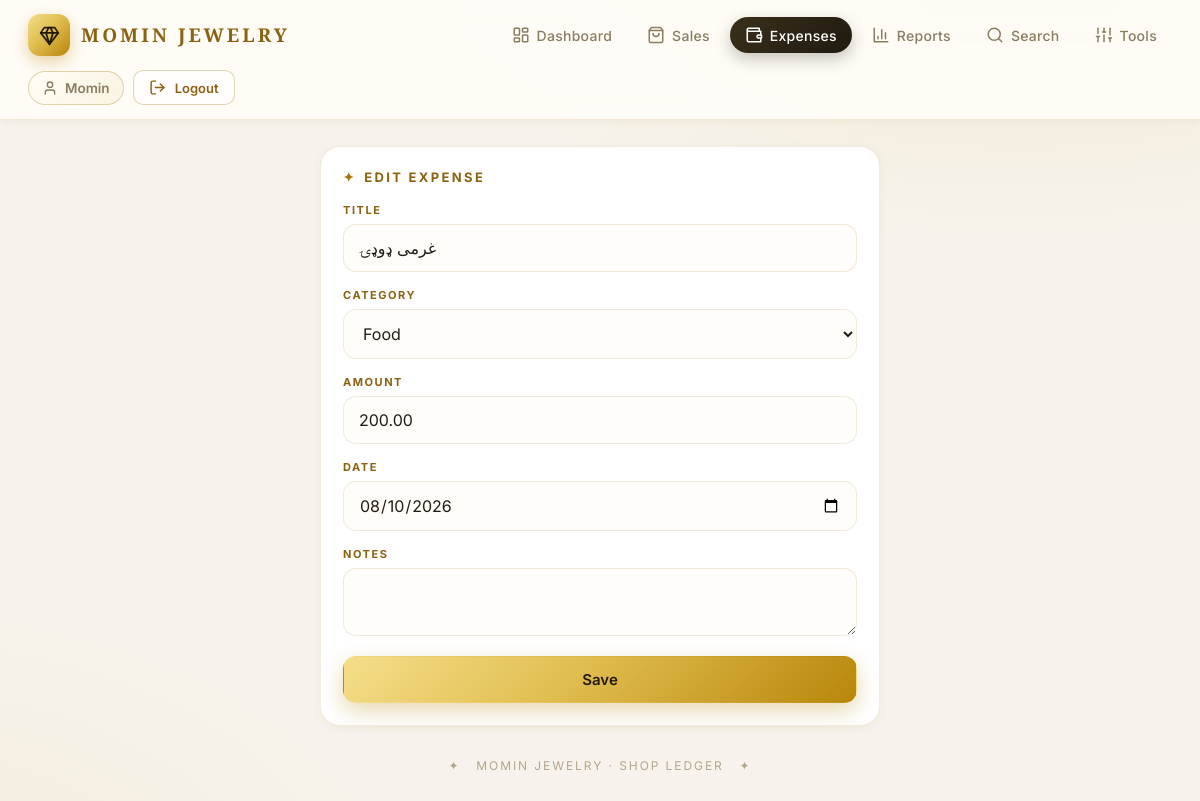
Page /expenses/2/edit/ (signed in) on the committed database.
### ledger/models.py (models this page shows, shortened)
class Expense(models.Model):
    title = models.CharField(max_length=200)
    category = models.CharField(max_length=50, choices=CATEGORY_CHOICES, default="Other")
    amount = models.DecimalField(max_digits=14, decimal_places=2)
    date = models.DateField()
    notes = models.TextField(blank=True)
    created_at = models.DateTimeField(auto_now_add=True)
    class Meta:
        ordering = ["-date", "-created_at"]

### ledger/views.py (the view)
# urls.py: path('expenses/<int:pk>/edit/', views.expense_edit, name='expense_edit'),
@login_required
def expense_edit(request, pk):
    exp = get_object_or_404(Expense, pk=pk)
    form = ExpenseForm(request.POST or None, instance=exp)
    if request.method == 'POST' and form.is_valid():
        form.save()
        messages.success(request, 'Expense updated.')
        return redirect('expenses')
    return render(request, 'ledger/expense_form.html', {'form': form, 'title': 'Edit Expense'})

### ledger/forms.py
class ExpenseForm(forms.ModelForm):
    class Meta:
        model = Expense
        fields = ['title', 'category', 'amount', 'date', 'notes']
        widgets = {
            'date': forms.DateInput(attrs={'type': 'date'}),
            'notes': forms.Textarea(attrs={'rows': 2}),
        }
    def __init__(self, *args, **kwargs):
        super().__init__(*args, **kwargs)
        for f in self.fields.values():
            f.widget.attrs.setdefault('class', 'input')

### ledger/templatetags/icons.py (called while the page is built)
@register.simple_tag
def icon(name, cls='ic'):
    inner = _ICONS.get(name, _ICONS['gem'])
    return mark_safe(
        '<svg viewBox="0 0 24 24" fill="none" stroke="currentColor" stroke-width="2" '
        'stroke-linecap="round" stroke-linejoin="round" class="%s" aria-hidden="true">%s</svg>' % (cls, inner)
    )

### ledger/templates/ledger/expense_form.html (shortened to what this page needs)
{% extends 'ledger/base.html' %}
{% block content %}
<div class="panel" style="max-width:560px;margin:0 auto">
  <h3>{{ title }}</h3>
  <form method="post">
    {% for field in form %}
      <div class="field"><label>{{ field.label }}</label>{{ field }}
        {% if field.errors %}<small class="neg">{{ field.errors.0 }}</small>{% endif %}</div>
    {% endfor %}
    <button class="btn btn-gold" type="submit" style="width:100%">Save</button>
  </form>
</div>
{% endblock %}

### ledger/templates/ledger/base.html (shortened to what this page needs)
{% load static icons %}
<!DOCTYPE html>
<html lang="en">
<head>
<link rel="stylesheet" href="{% static 'ledger/style.css' %}?v=99">
</head>
<body>
<nav class="topnav" id="topnav">
  <div class="brand"><span class="logo">{% icon 'gem' %}</span> MOMIN&nbsp;JEWELRY</div>
  <div class="links">
  {% with n=request.resolver_match.url_name %}
    <a href="{% url 'dashboard' %}" class="{% if n == 'dashboard' %}active{% endif %}">{% icon 'dashboard' %}Dashboard</a>
    <a href="{% url 'sales' %}" class="{% if n == 'sales' or n == 'sale_new' or n == 'sale_edit' or n == 'sale_delete' %}active{% endif %}">{% icon 'sales' %}Sales</a>
    <a href="{% url 'expenses' %}" class="{% if n == 'expenses' or n == 'expense_new' or n == 'expense_edit' or n == 'expense_delete' %}active{% endif %}">{% icon 'expenses' %}Expenses</a>
    <a href="{% url 'reports' %}" class="{% if n == 'reports' or n == 'report_print' %}active{% endif %}">{% icon 'reports' %}Reports</a>
    <a href="{% url 'search' %}" class="{% if n == 'search' %}active{% endif %}">{% icon 'search' %}Search</a>
    {% if user.is_superuser %}
    <a href="{% url 'tools' %}" class="{% if n == 'tools' or n == 'settings' %}active{% endif %}">{% icon 'tools' %}Tools</a>
    {% endif %}
  {% endwith %}
  </div>
  {% if user.is_authenticated %}
  <div class="user-box">
    <span class="user-name">{% icon 'user' %} {{ user.username }}</span>
    <form method="post" action="{% url 'logout' %}">
      <button type="submit" class="btn btn-ghost btn-sm">{% icon 'logout' %} Logout</button>
    </form>
  </div>
  {% endif %}
</nav>
<main class="container">
  {% block content %}{% endblock %}
  <div class="footer">✦ &nbsp; MOMIN JEWELRY · Shop Ledger &nbsp; ✦</div>
</main>
</body>
</html>

### ledger/static/ledger/style.css (style rules this page uses)
:root { --bg:#f7f3ec; --bg-2:#efe8db; --panel:#fff; --panel-2:#fbf8f2; --line:rgba(166,124,26,.32); --line-soft:rgba(166,124,26,.14); --gold:#a5770a; --gold-deep:#8a6210; --ink:#231a08; --text:#221c12; --mut:#8a7c60; --dim:#b3a68c; --pos:#1e7d43; --neg:#c0452e; --blue:#2b5fa8; --violet:#6a4a9e; --grad:linear-gradient(135deg,#f5de8a 0%,#e0bd4f 45%,#b8860b 100%); --grad-soft:linear-gradient(135deg,#fffdf5,#faf3e2); --shadow-sm:0 2px 8px rgba(120,90,20,.06); --shadow:0 10px 30px rgba(120,90,20,.10); --shadow-lg:0 20px 50px rgba(120,90,20,.16); --ring:0 0 0 4px rgba(184,134,11,.14); --serif:'Playfair Display','Cormorant Garamond',Georgia,serif; --sans:'Inter','Cormorant Garamond',Georgia,sans-serif; }
* { box-sizing:border-box;margin:0;padding:0 }
html { -webkit-text-size-adjust:100% }
body { font-family:var(--sans);color:var(--text);min-height:100vh;-webkit-font-smoothing:antialiased; background:radial-gradient(1200px 600px at 85% -10%,rgba(212,175,55,.16),transparent 55%), radial-gradient(1000px 600px at -10% 110%,rgba(212,175,55,.10),transparent 55%),var(--bg) }
a { color:var(--gold-deep);text-decoration:none }
h1,h2,h3,.brand,.hero .num,.tile b { font-family:var(--serif) }
.topnav { position:sticky;top:0;z-index:50;display:flex;align-items:center;justify-content:space-between; gap:14px;flex-wrap:wrap;padding:14px 28px;background:rgba(255,253,248,.9);backdrop-filter:blur(14px); -webkit-backdrop-filter:blur(14px);border-bottom:1px solid var(--line-soft);box-shadow:var(--shadow-sm) }
.brand { display:flex;align-items:center;gap:11px;font-size:19px;font-weight:700;letter-spacing:.16em;color:var(--gold-deep) }
.brand .logo { width:42px;height:42px;border-radius:12px;background:var(--grad);display:flex;align-items:center; justify-content:center;color:var(--ink);box-shadow:0 6px 16px rgba(184,134,11,.35);flex:none }
.links { display:flex;gap:5px;flex-wrap:wrap }
.links a { padding:9px 15px;border-radius:99px;color:var(--mut);font-size:14px;font-weight:500;letter-spacing:.02em; transition:.2s;display:inline-flex;align-items:center;white-space:nowrap }
.links a.active { color:#fff;background:linear-gradient(135deg,#3a2f1b,#1f1a10);box-shadow:0 6px 16px rgba(31,26,16,.25) }
.user-box { display:flex;align-items:center;gap:9px;flex-wrap:wrap }
.user-name { display:inline-flex;align-items:center;gap:7px;color:var(--mut);font-size:13.5px;font-weight:600; padding:8px 13px;border-radius:99px;background:var(--grad-soft);border:1px solid var(--line) }
.user-box form { display:inline }
.container { max-width:1080px;margin:0 auto;padding:26px 20px 60px;width:100% }
.panel { margin-top:22px;background:var(--panel);border:1px solid var(--line-soft);border-radius:20px;padding:22px; box-shadow:var(--shadow-sm) }
.panel h3 { font-size:13px;letter-spacing:.18em;text-transform:uppercase;color:var(--gold-deep);font-family:var(--sans); font-weight:700;display:flex;align-items:center;gap:8px;margin-bottom:18px }
.panel h3::before { content:'✦';color:var(--gold) }
.btn { display:inline-flex;align-items:center;justify-content:center;gap:9px;padding:13px 22px;border-radius:13px; font-weight:600;font-size:15px;border:1px solid transparent;cursor:pointer;text-decoration:none;transition:.2s; font-family:var(--sans) }
.btn-gold { background:var(--grad);color:var(--ink);box-shadow:0 8px 22px rgba(184,134,11,.32) }
.btn-ghost { color:var(--gold-deep);border-color:var(--line);background:rgba(255,255,255,.7) }
.btn-sm { padding:8px 15px;font-size:13px;border-radius:10px }
.field { margin-bottom:16px }
.field label { display:block;font-size:11px;letter-spacing:.14em;color:var(--gold-deep);text-transform:uppercase; font-weight:700;margin-bottom:7px }
.input { width:100%;background:#fffdf9;border:1px solid var(--line-soft);border-radius:13px;color:var(--text); padding:13px 15px;font-size:16px;font-family:var(--sans);outline:none;transition:.2s }
.footer { text-align:center;padding:32px 0 6px;color:var(--dim);font-size:12px;letter-spacing:.16em;text-transform:uppercase }
.ic { width:24px;height:24px;vertical-align:-5px }
.links a .ic { width:18px;height:18px;margin-right:7px;vertical-align:-3px }
.btn .ic { width:19px;height:19px }
.brand .logo .ic { width:21px;height:21px }
.user-name .ic { width:16px;height:16px }
.user-box .btn .ic { width:17px;height:17px }

### rows in the picture
Expense: form "غرمی ډوډۍ" "Food" "200.00" "08/10/2026"

### other values in the picture
{{ user.username }} "Momin"
{{ title }} "EDIT EXPENSE"
{{ field.label }} "TITLE" "CATEGORY" "AMOUNT" "DATE" "NOTES"
